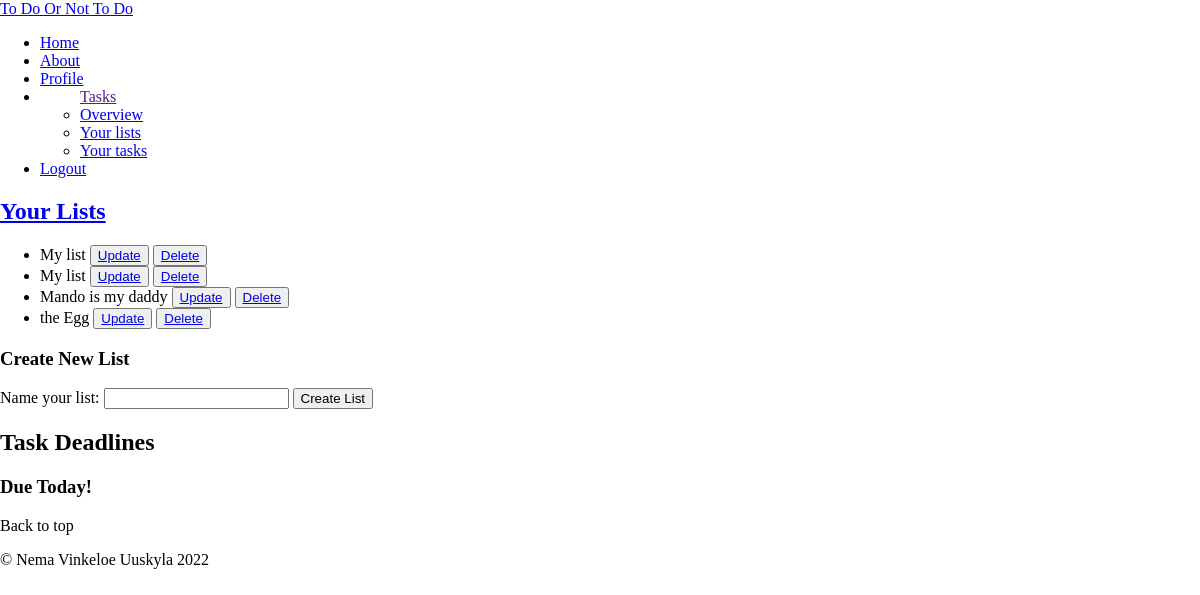
The page /lists.php (signed in) on the database as committed earlier.
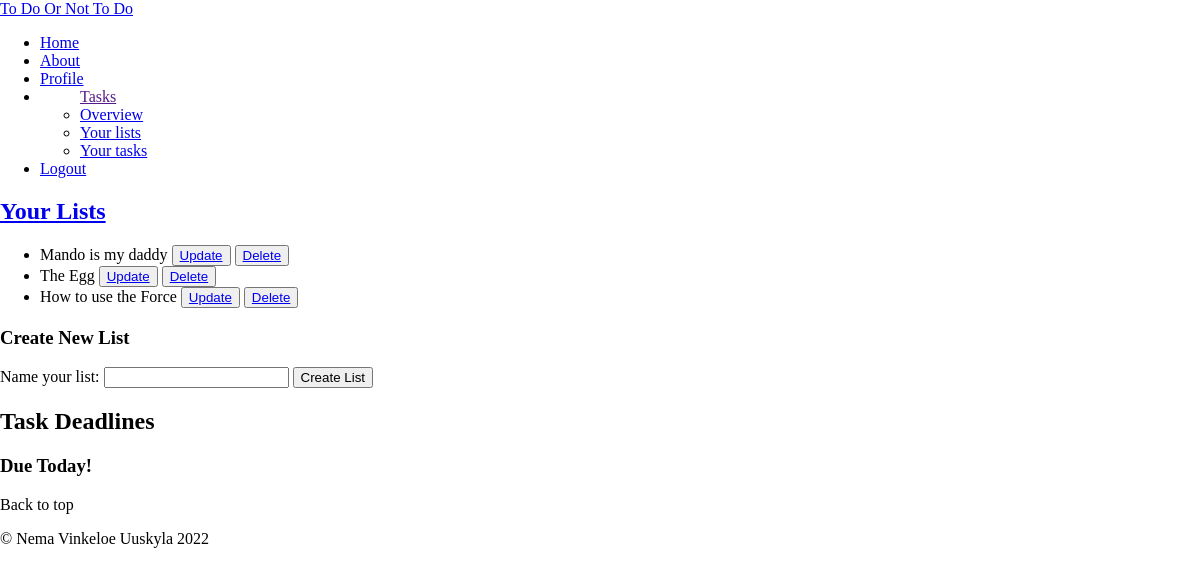
The same page on the database as committed later.
### tables this page shows
CREATE TABLE lists (
	id INTEGER PRIMARY KEY AUTOINCREMENT,
	title VARCHAR,
	user_id VARCHAR,
	FOREIGN KEY (user_id) REFERENCES users(id)
);

### app/config.php (called while the page is built, shortened)
<?php
return [
    'title' => 'To Do Or Not To Do',
    'database_path' => sprintf('sqlite:%s/database/database.db', __DIR__),
];

### app/autoload.php (called while the page is built, shortened)
<?php
require __DIR__ . '/config.php';
require __DIR__ . '/functions.php';
$config = require __DIR__ . '/config.php';

### app/functions.php (called while the page is built, shortened)
<?php
function is_logged_in()
{
    if (isset($_SESSION['user'])) {
        $user = $_SESSION['user'];
        return $user;
    }
}
function get_lists(object $database)
{
    $user_id = $_SESSION['user']['id'];
    $statement = $database->prepare("SELECT * from lists WHERE user_id = :id");
    $statement->bindParam(':id', $user_id, PDO::PARAM_INT);
    $statement->execute();
    $lists = $statement->fetchAll(PDO::FETCH_ASSOC);
    return $lists;
}

### lists.php (the view, shortened to what this page needs)
<?php
require __DIR__ . '/app/autoload.php';
require __DIR__ . '/views/header.php';
require __DIR__ . '/views/navigation.php'; ?>
<h2><a href="/lists.php">Your Lists</a></h2>
<ul>
    <?php
    $lists = get_lists($database);
    foreach ($lists as $list) : ?>
        <li>
            <?= $list['title'] ?>
            <button>
                <a href="/single_list.php?id=<?= $list['id']; ?>">Update </a>
            </button>
            <button>
                <a href="/app/lists/delete.php?id=<?= $list['id']; ?>">Delete </a>
            </button>
        </li>
    <?php endforeach ?>
</ul>
<h3>Create New List</h3>
<form action="/app/lists/create.php" method="post">
    <label for="title">Name your list:</label>
    <input name="title" id="title" type="text">
    <button type="submit">Create List</button>
</form>
<h2>Task Deadlines</h2>
<h3>Due Today!</h3>
<?php require __DIR__ . '/views/footer.php';

### views/header.php (shortened to what this page needs)
<!DOCTYPE html>
<html lang="en">
<head>
    <link rel="stylesheet" href="../assets/styles/style.css">
    <link rel="stylesheet" href="../assets/styles/header.css">
    <link rel="stylesheet" href="../assets/styles/navigation.css">
    <link rel="stylesheet" href="../assets/styles/footer.css">
</head>
<body>

### views/navigation.php (shortened to what this page needs)
<header>
    <nav class="navbar navbar-expand-lg navbar-light bg-light">
        <a class="navbar-brand" href="/index.php"><?= $config['title'] ?></a>
        <ul class="navbar-nav">
            <li class="nav-item">
                <a class="nav-link" href="/index.php">Home</a>
            </li>
            <li class="nav-item">
                <a class="nav-link" href="/about.php">About</a>
            </li>
            <?php if (is_logged_in()) : ?>
                <li class="nav-item">
                    <a class="nav-link" href="../profile.php">Profile</a>
                </li>
                <li>
                    <ul><a href="">Tasks</a>
                        <li class="nav-item">
                            <a class="nav-link" href="/overview.php">Overview</a>
                        </li>
                        <li class="nav-item">
                            <a class="nav-link" href="/lists.php">Your lists</a>
                        </li>
                        <li class="nav-item">
                            <a class="nav-link" href="/tasks.php">Your tasks</a>
                        </li>
                    </ul>
                </li>
                <li class="nav-item">
                    <a class="nav-link" href="/app/users/logout.php">Logout</a>
                </li>
            <?php endif ?>
        </ul>
    </nav>
</header>

### views/footer.php (shortened to what this page needs)
<footer>
    <p>Back to top</p>
    <p>© Nema Vinkeloe Uuskyla 2022</p>
</footer>
</body>
</html>

### assets/styles/header.css (style rules this page uses)
* { box-sizing: border-box; }
body { margin: 0; }

Rows that differ between the two databases and show on the page:
removed lists: title "My list"
removed lists: title "My list"
removed lists: title "the Egg"
added lists: title "The Egg"
added lists: title "How to use the Force"
